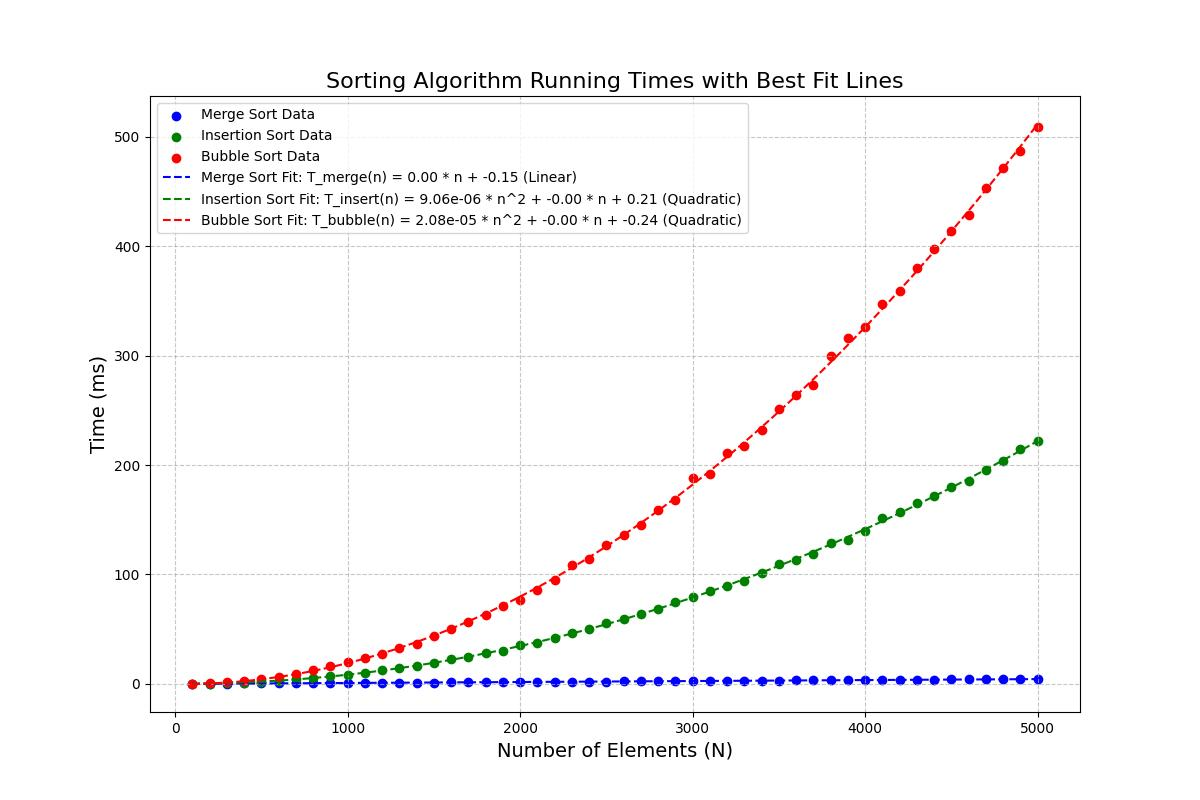

This chart was generated by the following Python code:
##
# Michael Ghattas
# COMP 4581 - Lab 2
# Jan/21/2025
##


import numpy as np
from scipy.optimize import curve_fit
import matplotlib.pyplot as plt

# Load data (assuming 'df_results' has already been created from the uploaded CSV)
import pandas as pd
df_results = pd.read_csv("Michael_Ghattas_Lab2_Data.csv")

# Define potential fitting functions
def linear(x, a, b):
    return a * x + b

def quadratic(x, a, b, c):
    return a * x**2 + b * x + c

def logarithmic(x, a, b):
    return a * np.log(x) + b

def power(x, a, b):
    return a * x**b

# Extract X (N values) and Y (time for each algorithm)
x_data = df_results["N"]
merge_y = df_results["Merge (ms)"]
insert_y = df_results["Insert (ms)"]
bubble_y = df_results["Bubble (ms)"]

# Fit curves for each algorithm
merge_params, _ = curve_fit(linear, x_data, merge_y)
insert_params, _ = curve_fit(quadratic, x_data, insert_y)
bubble_params, _ = curve_fit(quadratic, x_data, bubble_y)

# Generate predictions for n=1,000,000
n_large = 1_000_000
merge_time_large = linear(n_large, *merge_params)
insert_time_large = quadratic(n_large, *insert_params)
bubble_time_large = quadratic(n_large, *bubble_params)

# Define formulas as strings for the legend with rounded coefficients and descriptions
merge_formula = f"T_merge(n) = {merge_params[0]:.2f} * n + {merge_params[1]:.2f} (Linear)"
insert_formula = f"T_insert(n) = {insert_params[0]:.2e} * n^2 + {insert_params[1]:.2f} * n + {insert_params[2]:.2f} (Quadratic)"
bubble_formula = f"T_bubble(n) = {bubble_params[0]:.2e} * n^2 + {bubble_params[1]:.2f} * n + {bubble_params[2]:.2f} (Quadratic)"

# Plot results and fits
plt.figure(figsize=(12, 8))
plt.scatter(x_data, merge_y, label="Merge Sort Data", color="blue")
plt.scatter(x_data, insert_y, label="Insertion Sort Data", color="green")
plt.scatter(x_data, bubble_y, label="Bubble Sort Data", color="red")

x_fit = np.linspace(min(x_data), max(x_data), 500)

plt.plot(x_fit, linear(x_fit, *merge_params), label=f"Merge Sort Fit: {merge_formula}", color="blue", linestyle="--")
plt.plot(x_fit, quadratic(x_fit, *insert_params), label=f"Insertion Sort Fit: {insert_formula}", color="green", linestyle="--")
plt.plot(x_fit, quadratic(x_fit, *bubble_params), label=f"Bubble Sort Fit: {bubble_formula}", color="red", linestyle="--")

# Plot annotations
plt.title("Sorting Algorithm Running Times with Best Fit Lines", fontsize=16)
plt.xlabel("Number of Elements (N)", fontsize=14)
plt.ylabel("Time (ms)", fontsize=14)
plt.legend(fontsize=10)
plt.grid(True, linestyle='--', alpha=0.7)

# Save plot with updated legend
plt.savefig("Michael_Ghattas_Lab2_Optional.jpeg", format="jpeg")
plt.show()

# Output predictions for n=1,000,000
print(f"Merge Sort Time for n=1,000,000: {merge_time_large:.2f} ms")
print(f"Insertion Sort Time for n=1,000,000: {insert_time_large:.2f} ms")
print(f"Bubble Sort Time for n=1,000,000: {bubble_time_large:.2f} ms")


##
# Note:
# Completion, debugging, and validation of the code was assisted by GenAI/LLMs.
##